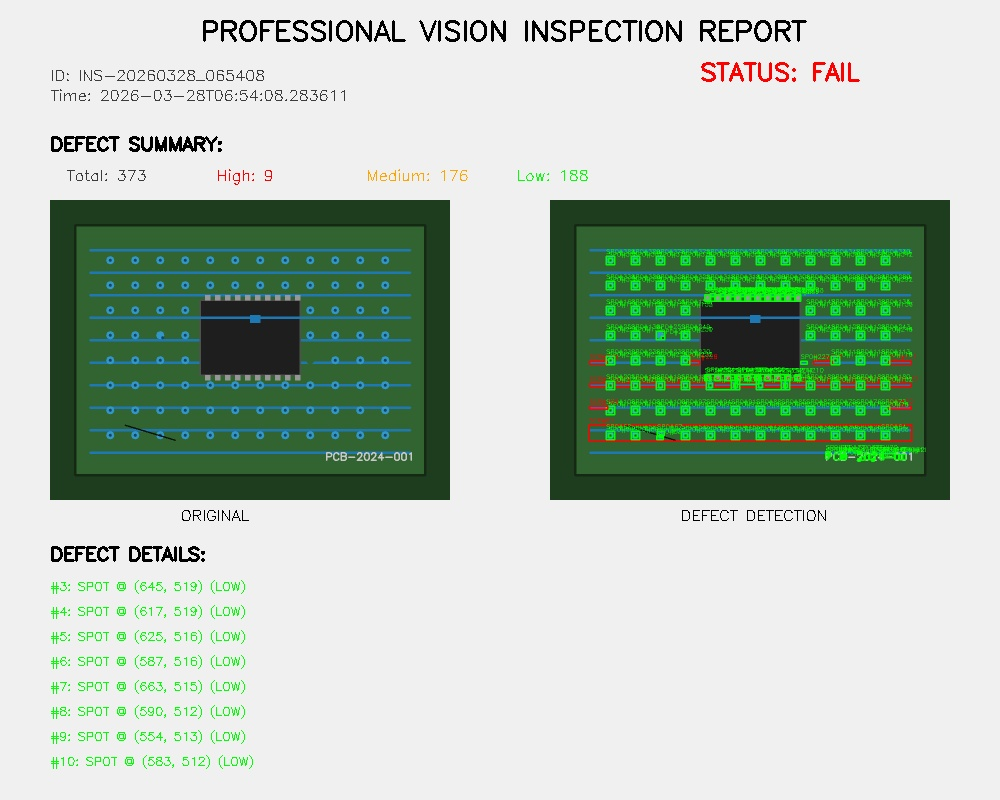
#> input picture reports/report_20260328_065408.jpg, 1000 x 800 px
$ python -i professional_inspection.py   (imports and definitions only)
#> lines starting #> are read from the running program, lines starting #| are printed output that depends on the picture; after the words box and inside, x2 and y2 are one past the last pixel; in counts of white or black regions, pixels touching at a corner belong together
#> further down, picture is the input picture: shape (800, 1000, 3); mean B, G, R 178.8, 193.4, 176.7
import sys
import os
import cv2
import numpy as np
import json
from datetime import datetime

# 确保可以找到src模块
sys.path.insert(0, os.path.join(os.path.dirname(__file__), 'src'))

class ProfessionalVisionInspection:
    """专业工业视觉检测系统"""

    def __init__(self):
        self.calibration_factor = None
        self.unit = 'mm'
        self.inspection_results = []

    # [69 lines left out: functions create_pcb_image, calibrate, not called in this run]

    def detect_defects_advanced(self, image):
        """高级缺陷检测"""
        gray = cv2.cvtColor(image, cv2.COLOR_BGR2GRAY)
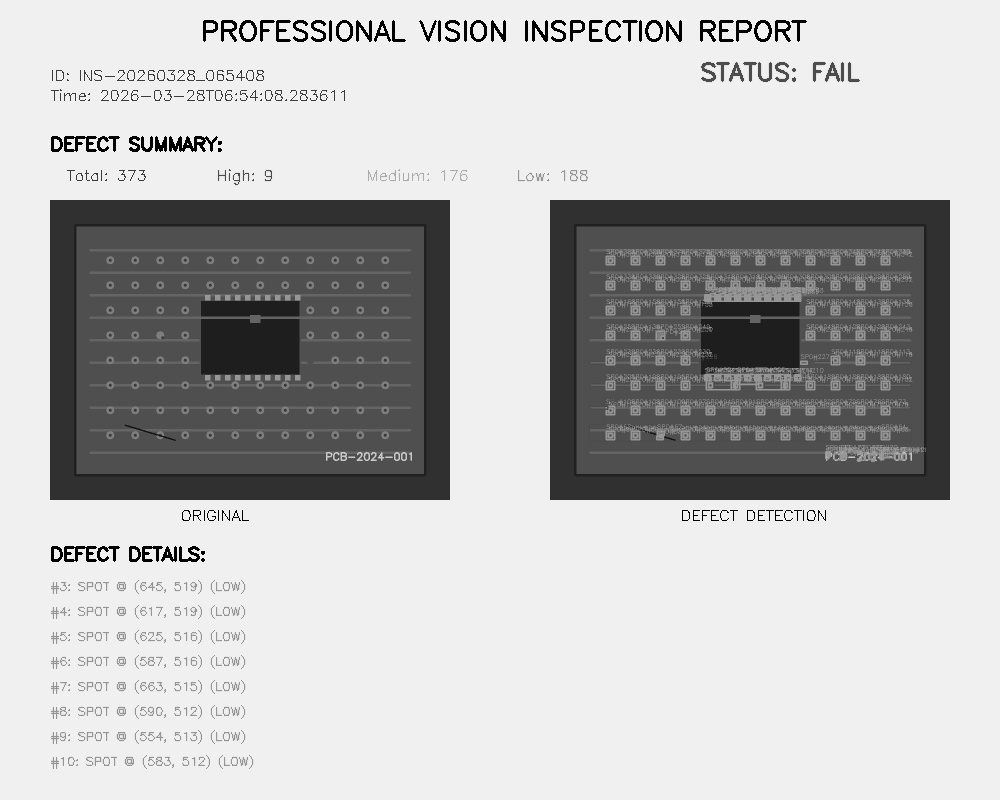
#> gray: shape (800, 1000); min 0, max 248, mean 186.7

        # 多尺度边缘检测
        edges1 = cv2.Canny(gray, 30, 100)
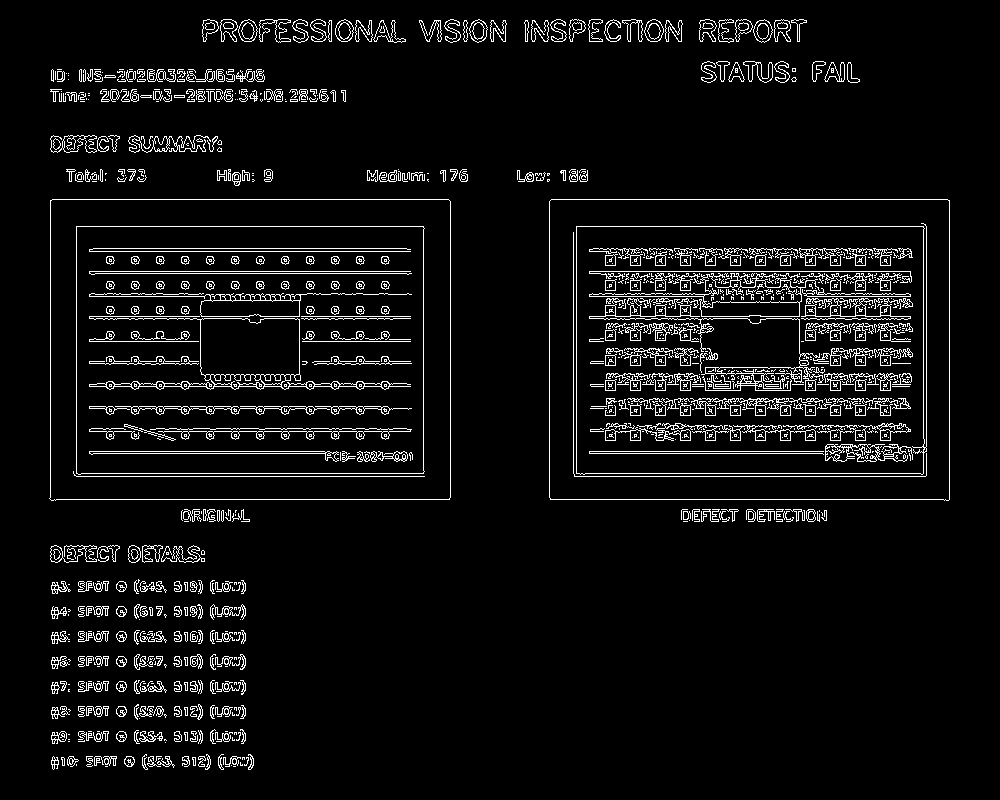
#> edges1: shape (800, 1000); 5.8% white in thin lines or dots, all inside (x1, y1, x2, y2) = (49, 19, 950, 770)
        edges2 = cv2.Canny(gray, 50, 150)
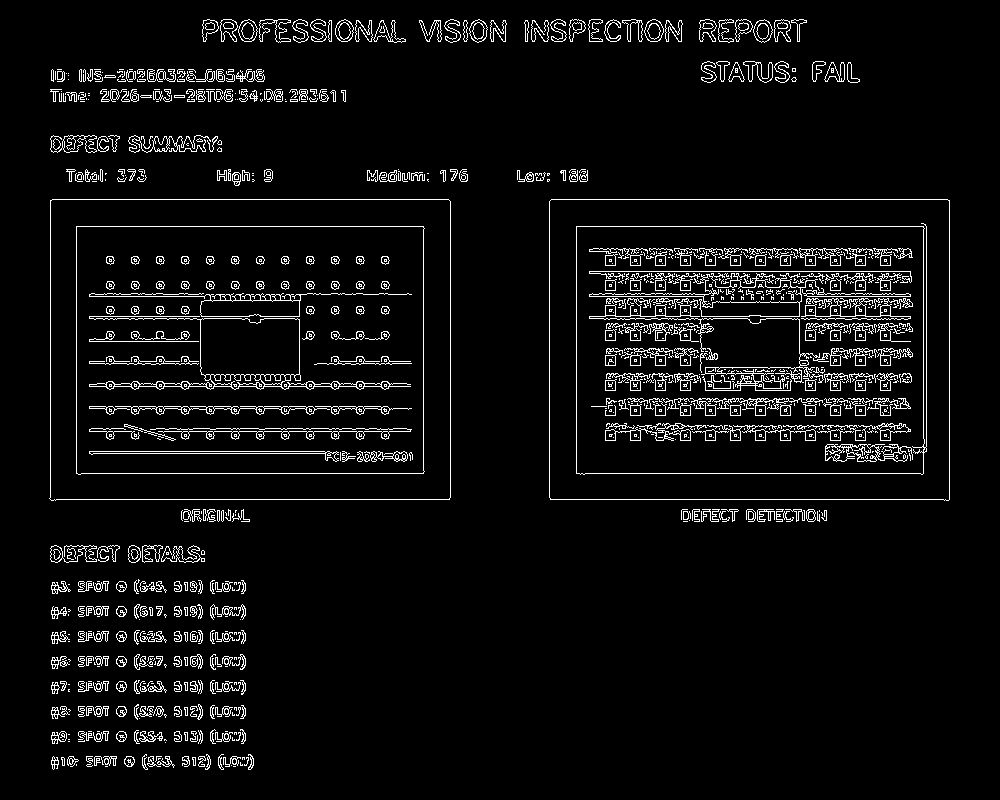
#> edges2: shape (800, 1000); 5.3% white in thin lines or dots, all inside (x1, y1, x2, y2) = (49, 19, 950, 770)
        edges = cv2.bitwise_or(edges1, edges2)

        # 形态学操作
        kernel = np.ones((3, 3), np.uint8)
        edges = cv2.morphologyEx(edges, cv2.MORPH_CLOSE, kernel)
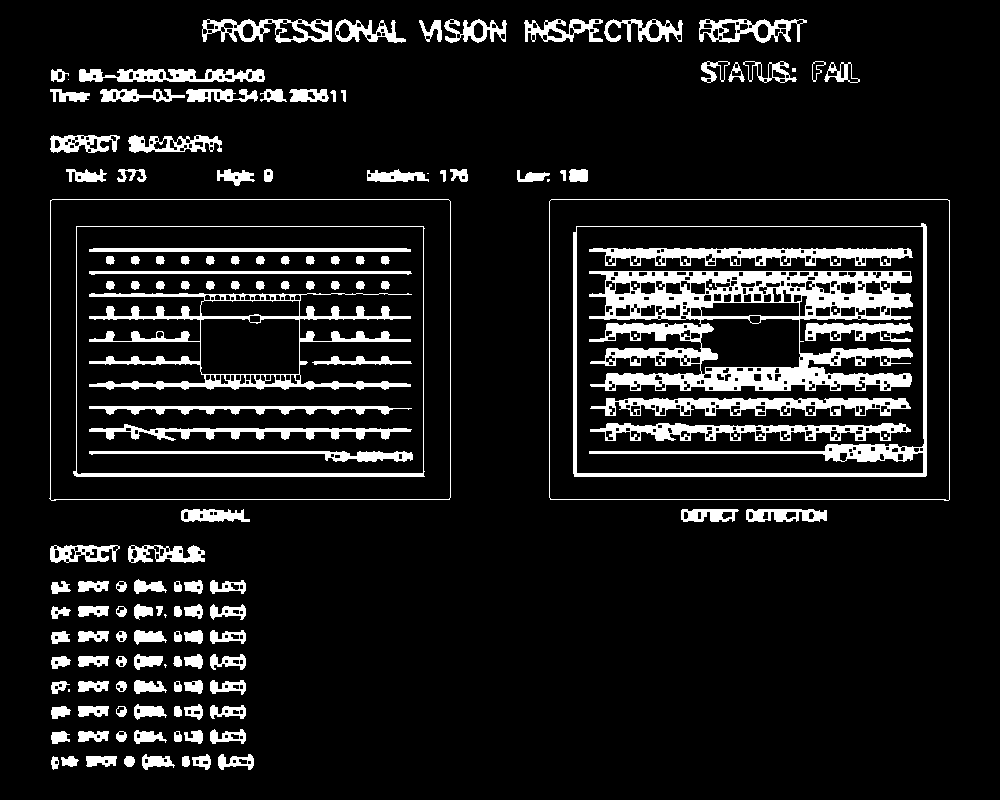
#> edges: shape (800, 1000); 10.5% white; 152 white regions (16 under 20 px)

        # 找轮廓
        contours, hierarchy = cv2.findContours(edges, cv2.RETR_TREE, cv2.CHAIN_APPROX_SIMPLE)
#> contours = 753 contours, 283 with area under 20; largest, box (x1, y1, x2, y2) and area: (49, 199, 451, 501) 120001, (549, 199, 950, 501) 120000, (549, 199, 950, 501) 119997, (50, 199, 451, 501) 119997, (573, 223, 927, 477) 88241

        result = image.copy()
        defects = []

        for i, contour in enumerate(contours):
            area = cv2.contourArea(contour)
            if 5 < area < 1000:
                x, y, w, h = cv2.boundingRect(contour)
                aspect_ratio = float(w) / h if h != 0 else 0
                solidity = area / (w * h) if w * h != 0 else 0

                # 缺陷分类
                defect_type = "UNKNOWN"
                color = (0, 255, 255)

                if aspect_ratio > 3 or aspect_ratio < 0.33:
                    defect_type = "SCRATCH"
                    color = (0, 0, 255)
                elif solidity < 0.3:
                    defect_type = "IRREGULAR"
                    color = (255, 0, 0)
                else:
                    defect_type = "SPOT"
                    color = (0, 255, 0)

                defects.append({
                    'id': i,
                    'type': defect_type,
                    'position': (x + w//2, y + h//2),
                    'area_pixels': area,
                    'area_mm2': area * (self.calibration_factor ** 2) if self.calibration_factor else None,
                    'bbox': (x, y, w, h),
                    'aspect_ratio': aspect_ratio,
                    'solidity': solidity,
                    'severity': 'HIGH' if area > 200 else 'MEDIUM' if area > 50 else 'LOW'
                })

                # 标记缺陷
                cv2.rectangle(result, (x, y), (x + w, y + h), color, 2)
                cv2.putText(result, f"{defect_type[:3]}#{i}", (x, y - 5),
                           cv2.FONT_HERSHEY_SIMPLEX, 0.4, color, 1)
#> this loop made 753 passes
#> (area, x, y, w, h, aspect_ratio, solidity) on passes 1, 2, 3, 5, 6, 8, 11, 12, 13, 15, 18, 20: (61.5, 182, 756, 8, 11, 0.727, 0.699), (82, 124, 756, 11, 11, 1, 0.678), (237.5, 86, 756, 31, 11, 2.82, 0.696), (111, 61, 756, 18, 11, 1.64, 0.561), (67, 51, 756, 8, 14, 0.571, 0.598), (312.5, 218, 754, 36, 16, 2.25, 0.543), (42, 238, 758, 10, 7, 1.43, 0.6), (172.5, 192, 754, 19, 16, 1.19, 0.567), (22, 202, 760, 7, 5, 1.4, 0.629), (279, 142, 754, 33, 16, 2.06, 0.528), (61.5, 174, 731, 8, 11, 0.727, 0.699), (81.5, 116, 731, 11, 11, 1, 0.674)
#> (area, x, y, w, h, aspect_ratio) on pass 66: (61.5, 173, 656, 9, 11, 0.818)
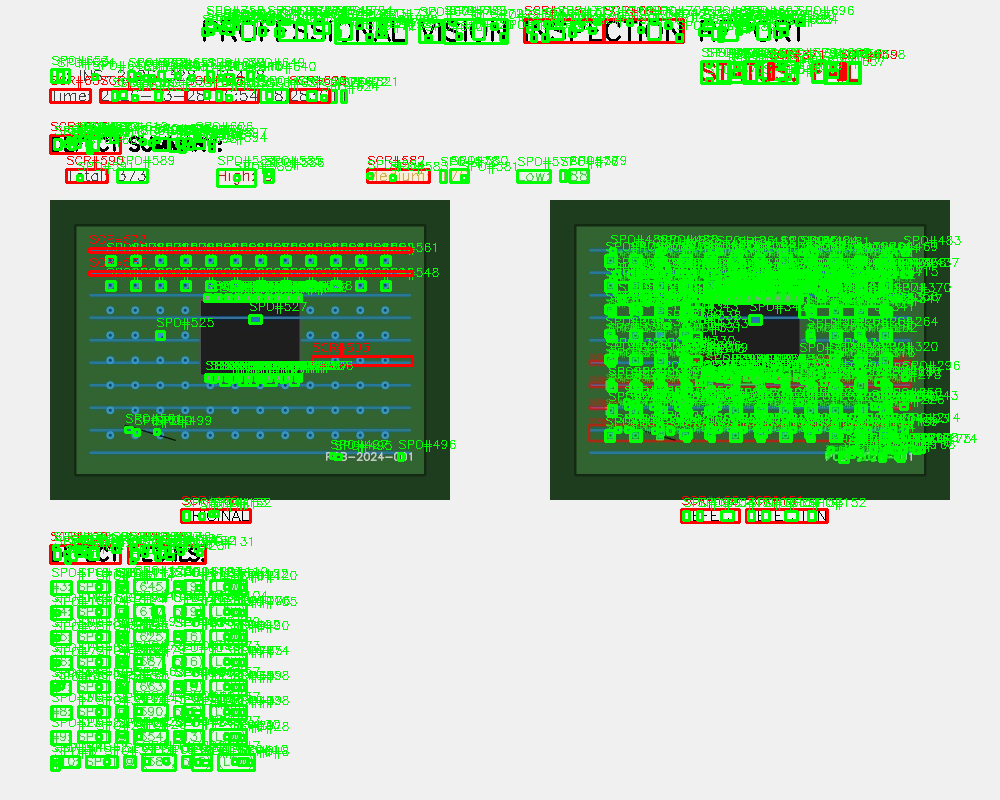
#> result: shape (800, 1000, 3); 15.75% of pixels changed, all inside (x1, y1, x2, y2) = (49, 6, 977, 772)

        return result, defects

    # [243 lines left out: functions measure_dimensions_pro, generate_report, main, not called in this run]

# [2 lines not run here, left out]

>>> import cv2
>>> picture = cv2.imread('reports/report_20260328_065408.jpg')
>>> result = ProfessionalVisionInspection().detect_defects_advanced(picture)
